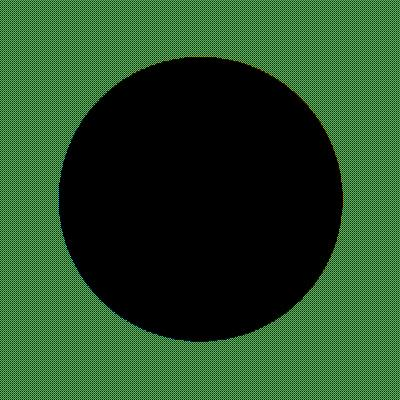
#> input picture 21.11.2023/Bayer/circle.jpg, 400 x 400 px
$ jupyter execute Demosaicing.ipynb
#> lines starting #> are read from the running program, lines starting #| are printed output that depends on the picture
[cell 1]
import numpy as np
import cv2
from skimage import io,transform
from scipy import ndimage

[cell 2]
image = io.imread(r"./Bayer/circle.jpg")
#> image is the input picture: shape (400, 400, 3); mean R, G, B 39.1, 77.2, 39.5
io.imshow(image)

[cell 3]
image = image[:,:,:3]
image = transform.resize(image, output_shape=(1024,1024,3))
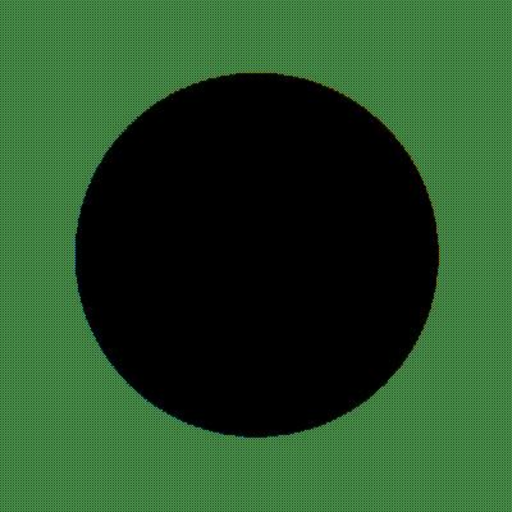
#> image: shape (1024, 1024, 3) float64 (shown at 1/2 size); mean R, G, B 0.153, 0.303, 0.155
image.shape
#> Out = (1024, 1024, 3)

[cell 4]
def color_filter(mask, shape):
    return np.dstack([np.tile(color_mask, np.asarray(shape) // len (color_mask)) for color_mask in mask])

[cell 5]
bayer_mask = np.array([[[0, 1], [0, 0]],
                       [[1, 0], [0, 1]],
                       [[0, 0], [1, 0]]], dtype=np.uint8)

bayer_mask.shape

[cell 6]
bayer_filter = color_filter(bayer_mask, shape = np.array([1024,1024]))

[cell 7]
sensor_im = image * bayer_filter
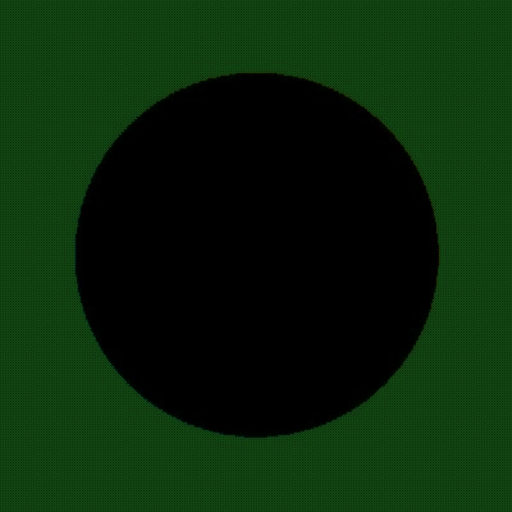
#> sensor_im: shape (1024, 1024, 3) float64 (shown at 1/2 size); mean R, G, B 0.0383, 0.151, 0.0388
io.imshow(sensor_im)

[cell 8]
demosaicking_mask = np.dstack([
    np.ones([2, 2]),
    0.5 * np.ones([2, 2]),
    np.ones([2, 2]),
])

[cell 9]
orignal_image = np.dstack([ndimage.convolve(sensor_im[:,:,channel], demosaicking_mask[:,:,channel], mode="constant", cval=0.0) for channel in range(3)])
io.imshow(orignal_image)
